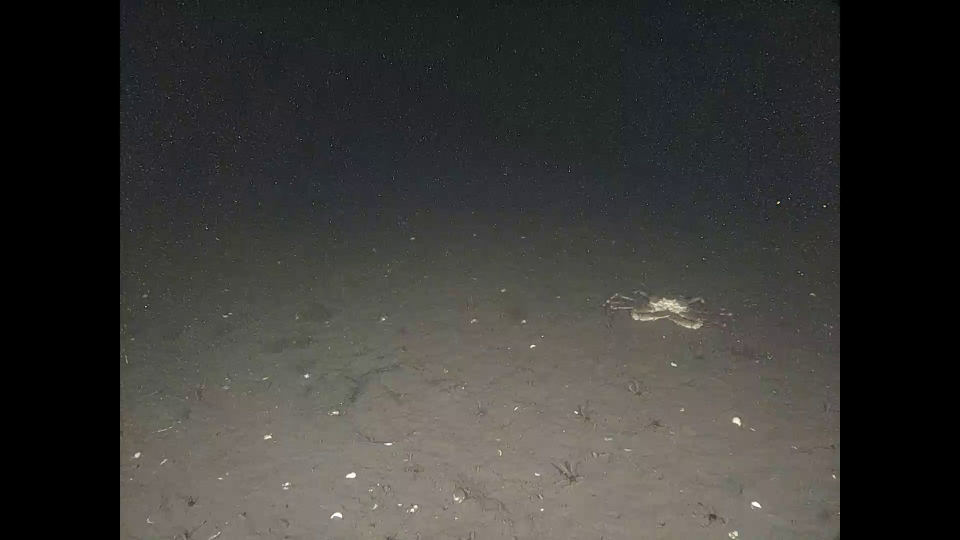
#> input picture test_image.jpg, 1920 x 1080 px (shown at 1/2 size)
$ python main.py test_image.jpg out.png
#> lines starting #> are read from the running program, lines starting #| are printed output that depends on the picture; after the words box and inside, x2 and y2 are one past the last pixel; in counts of white or black regions, pixels touching at a corner belong together
### perspective_grid.py
import math
import cv2
import numpy as np
from scipy.interpolate import splprep, splev  # For contour smoothing function
import random as rng
rng.seed(12345)

# - - - - - - - - - - - - - - - - - #
# Image loading and pre-processing  #
# - - - - - - - - - - - - - - - - - #

# Load image
def load_image(path_to_image):
#> called with path_to_image = 'test_image.jpg'
    img = cv2.imread(path_to_image)
#> img is the input picture: shape (1080, 1920, 3); mean B, G, R 53.8, 56.5, 57.3
    return img


# Remove black side bars from image
def remove_borders(img):
    gray = cv2.cvtColor(img, cv2.COLOR_BGR2GRAY)
    _, thresh = cv2.threshold(gray, 10, 255, cv2.THRESH_BINARY)
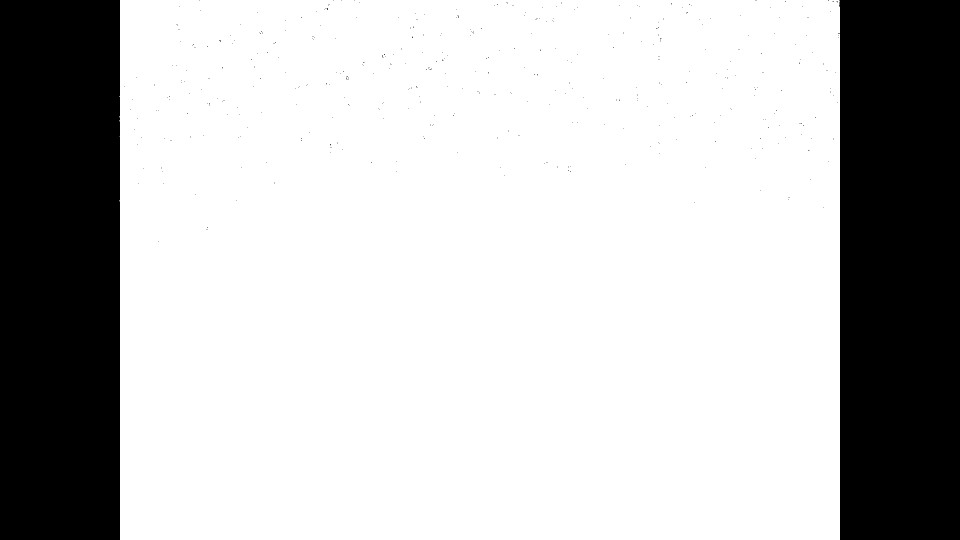
#> thresh: shape (1080, 1920) (shown at 1/2 size); 75% white; 415 black regions (413 under 20 px)

    contours, hierarchy = cv2.findContours(thresh, cv2.RETR_EXTERNAL, cv2.CHAIN_APPROX_SIMPLE)
#> contours = 1 contour; box (x1, y1, x2, y2) and area: (239, 0, 1680, 1080) 1552666
    cnt = contours[0]
#> cnt = contour of 50 points, box (x1, y1, x2, y2) (239, 0, 1680, 1080), area 1552666
    x, y, w, h = cv2.boundingRect(cnt)
#> x = 239; y = 0; w = 1441; h = 1080

    crop = img[y:y + h, x:x + w]
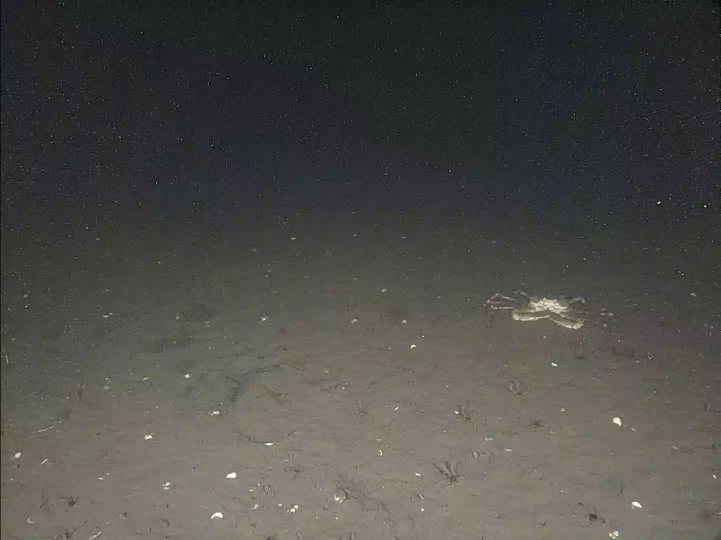
#> crop: shape (1080, 1441, 3) (shown at 1/2 size); mean B, G, R 71.6, 75.3, 76.3

    cv2.imwrite('test_image_cropped.png', crop)

    return crop


# - - - - - - - - - - - - - - - - - - - #
# Calculate & display perspective grid  #
# - - - - - - - - - - - - - - - - - - - #

# Find point P (the focal point in the image)
# This assumes that the camera is calibrated so that diagonal lines drawn from corner to corner intersect at P
# Following: https://stackoverflow.com/questions/20677795/how-do-i-compute-the-intersection-point-of-two-lines
def line_intersection(line1, line2):
    xdiff = (line1[0][0] - line1[1][0], line2[0][0] - line2[1][0])
    ydiff = (line1[0][1] - line1[1][1], line2[0][1] - line2[1][1])

    def det(a, b):
        return a[0] * b[1] - a[1] * b[0]

    div = det(xdiff, ydiff)
    if div == 0:
        raise Exception('lines do not intersect')

    d = (det(*line1), det(*line2))
    x = det(d, xdiff) / div
    y = det(d, ydiff) / div
    return x, y


# [16 lines of commented-out code are left out]
theta = 22.2
alpha = 47.4
beta = 60.4
# Distances
ON = 44.11
BA = 20  # This is the grid interval we want
# Distance from the base line to the principal point
bp = (ON * math.tan(90 - (alpha / 2) - theta)) - (ON * math.tan(90 - theta))

# Distance to the first horizontal line in the image, representing a distance of 20cm from baseline on the seafloor
ba = bp * (1 + (math.tan(theta - math.atan(ON / (BA + ON * (1 / math.tan(theta + alpha / 2)))))) / math.tan(alpha / 2))


def calc_h_line(img, theta_deg=22.2, alpha_deg=47.4, camera_height=44.11, grid_interval=20):
    # Convert degree angle to radians
    theta = theta_deg * (math.pi / 180)  # Angle of incidence with the seafloor (input as degrees)
    alpha = alpha_deg * (math.pi / 180)  # Vertical acceptance angle (input as degrees)
    delta = (90 - theta_deg - (alpha_deg / 2))
    delta_rad = delta * math.pi/180
    ON = camera_height  # This is the height of the camera (cm)
    BA = grid_interval  # This is the grid interval we want
    # Distance from the base line to the principal point
    #bp = ((ON * math.tan((90 * math.pi/180) - theta)) - (ON * math.tan((90 * math.pi/180) - (alpha / 2) - theta)))
    bp = ((ON * math.tan(delta_rad + (alpha / 2))) - (ON * math.tan(delta_rad)))
    # Distance to the first horizontal line in the image, representing a distance of 20cm from baseline on the seafloor
    ba = bp * (1 + (math.tan(theta - math.atan(ON / (BA + ON * (math.cos(theta + alpha / 2) / math.sin(theta + alpha / 2)))))) /
               math.tan(alpha / 2))

    # Find the principal point
    principal_point = line_intersection(line1=((0, 0), (int(img.shape[1]), int(img.shape[0]))),
                                        line2=((0, int(img.shape[0])), (int(img.shape[1]), 0)))

    # Calculate the distance from the horizontal line to the principal point as a ratio
    hline_dist = principal_point[1] * (ba / bp)

    # Return the points with respect to the image frame
    hline_points = [(0, int(img.shape[0] - hline_dist)), (int(img.shape[1]), int(img.shape[0]- hline_dist))]
    return hline_points


# Calculate vertical lines (horizontal scale)
def calc_v_line(img, ON=44.11, theta=22.2, alpha=47.4, beta=60.4, grid_side='left', grid_interval=10):
    theta = theta * (math.pi / 180)
    alpha = alpha * (math.pi / 180)
    beta = beta * (math.pi / 180)
    delta = (90 * math.pi/180) - (alpha / 2) - theta

    bp = ((ON * math.tan((90 * math.pi/180) - theta)) - (ON * math.tan((90 * math.pi/180) - (alpha / 2) - theta)))

    # Distance from camera to base line, orthogonal to base line
    OB = ON * math.tan(delta)# / (math.sin(theta + (alpha / 2)))

    # Width of bottom of field of view
    EF = 2 * OB * math.tan(beta / 2)
    ef = 2 * math.tan(beta / 2) * (ON / math.cos(delta))
    # Scaling factor for hb (horizontal scale at the base line
    Shb = (ef * math.sin(theta + alpha / 2)) / (2 * ON * math.tan(beta / 2))

    OP = ON * ON * math.tan(delta + (alpha / 2))#/ math.sin(theta)

    GH = 2 * OP * math.tan(beta / 2)
    # Scaling factor for hp (horizontal scale at the principal point)
    Shp = (ef * math.sin(theta)) / (2 * ON * math.tan(beta/2))

    # Find the principal point
    principal_point = line_intersection(line1=((0, 0), (int(img.shape[1]), int(img.shape[0]))),
                                        line2=((0, int(img.shape[0])), (int(img.shape[1]), 0)))
    # Distance from left edge of frame to center (principal point along the base line)
    eb = ef / 2
    # Distance from the center to the grid interval
    bk = grid_interval * Shb

    pj = grid_interval * Shp
    distance_to_vanishing = bk * (bp / (bk - pj))

    # Calculate the distance along the baseline point to line bu (line perpendicular to the center baseline) as a ratio
    vline_base_point_left = principal_point[0] - principal_point[0] * ((bk / eb) * Shb)
    vline_base_point_right = principal_point[0] + principal_point[0] * ((bk / eb) * Shb)

    # Calculate the distance from the grid point to the vertical line through the principal point as a ratio
    vline_p_point_left = principal_point[0] - principal_point[0] * ((pj / eb) * Shp)
    vline_p_point_right = principal_point[0] + principal_point[0] * ((pj / eb) * Shp)

    # Get the points with respect to the image frame
    vlines_left = (vline_base_point_left, img.shape[0]), (vline_p_point_left, distance_to_vanishing)
    vlines_right = (vline_base_point_right, img.shape[0]), (vline_p_point_right, distance_to_vanishing)

    # Return each left and right side
    if grid_side == 'left':
        return vlines_left
    elif grid_side == 'right':
        return vlines_right


def calc_area(theta=22.2, alpha=47.4, beta=60.4, camera_height=44.11):
    # Convert degree angle to radians
    theta_rad = theta * (math.pi / 180)  # Angle of incidence with the seafloor (input as degrees)
    alpha_rad = alpha * (math.pi / 180)  # Vertical acceptance angle (input as degrees)
    beta_rad = beta * (math.pi / 180)  # Horizontal acceptance angle (input as degrees)

    # Calculate delta
    delta = 90 - theta - (alpha / 2)
    delta_rad = delta * math.pi/180

    ON = camera_height  # This is the height of the camera (cm)
    # Distance from camera to base line, orthogonal to base line
    # OB = ON / (math.sin(theta + (alpha / 2)))
    # Distance from the base line to the principal point
    bp = ((ON * math.tan(delta_rad + alpha_rad/2)) - (ON * math.tan(delta_rad)))
    # Distance from the base line to the top of the fov
    ba = 80

    na = ba + (ON * math.tan(delta_rad))

    # Calculate
    th2 = math.atan(na / ON)
    # 5.3 Calculate the height of the trapezoid
    gh = ON * math.tan(th2) - ON * math.tan(delta_rad)

    # - Calculate width of bottom of FOV ----
    ef = 2 * math.tan(beta_rad / 2) * (ON / math.cos(delta_rad))

    # - Calculate width of top of FOV ----
    jk = 2 * math.tan(beta_rad / 2) * (ON / math.cos(th2))

    # - Calculate the area of the trapezoid ----
    jkef = (jk + ef) / 2 * gh / 10000

    return delta_rad, ON, bp, ba, na, th2, gh, ef, jk, jkef

# [35 lines left out: function draw_guides, not called in this run]


def draw_grid(img, color=(255, 255, 255), grid_interval=10):
    # Find the principal point (where the two diagonals intersect)
    principal_point = line_intersection(line1=((0, 0), (int(img.shape[1]), int(img.shape[0]))),
                                        line2=((0, int(img.shape[0])), (int(img.shape[1]), 0)))
    # Line bu
    # Point 'b' and 'u' are the bottom and top edges of the image, respectively
    cv2.line(img,
             pt1=(int(principal_point[0]), 0),
             pt2=(int(principal_point[0]), int(img.shape[0])),
             color=color, thickness=1, lineType=cv2.LINE_AA)
    # Distances between reciprocal edges and p are equal (gp = ph; bp = pu)
    # Horizontal lines
    h_intervals = np.arange(grid_interval, 160, grid_interval, dtype=object).tolist()
    hlines = np.array([calc_h_line(img, theta_deg=22.2, alpha_deg=47.4, camera_height=44.11, grid_interval=x)
                       for x in h_intervals])
    # Draw the lines
    cv2.polylines(img, hlines, isClosed=True, color=color, thickness=1, lineType=cv2.LINE_AA)

    # Vertical lines
    v_intervals = np.arange(grid_interval, 100, grid_interval, dtype=object).tolist()
    vlines_left = np.array([calc_v_line(img, ON=44.11, theta=22.2, alpha=47.4, beta=60.7, grid_side='left',
                                        grid_interval=x)
                            for x in v_intervals])

    vlines_right = np.array([calc_v_line(img, ON=44.11, theta=22.2, alpha=47.4, beta=60.7, grid_side='right',
                                         grid_interval=x)
                             for x in v_intervals])

    # Draw the vertical lines
    cv2.polylines(img, np.int32(vlines_left), isClosed=True, color=color, thickness=1, lineType=cv2.LINE_AA)
    cv2.polylines(img, np.int32(vlines_right), isClosed=True, color=color, thickness=1, lineType=cv2.LINE_AA)

    return img


# Draw the perspective grid ontop of the image
def overlay_grid(img, guide_color=(0, 255, 0), grid_color=(255, 255, 255), grid_interval=10, show_guides=True, show_grid=True):
    if show_guides & show_grid:
        draw_grid(img=img, color=grid_color, grid_interval=grid_interval)
        draw_guides(img=img, guide_color=guide_color)
    elif show_grid:
        draw_grid(img=img, color=grid_color, grid_interval=grid_interval)
#> in draw_grid, `cv2.polylines(img, np.int32(vlines_right), isClosed=True, color=color,..`:
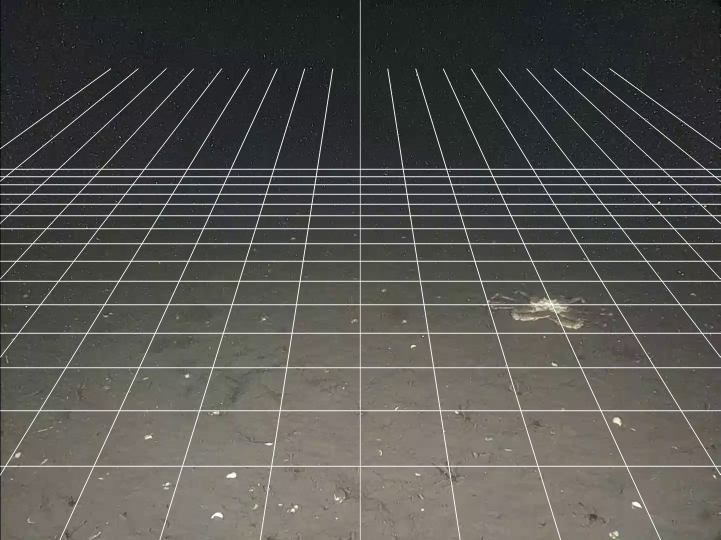
#> img: shape (1080, 1441, 3) (shown at 1/2 size); mean B, G, R 78.8, 82.4, 83.4
    elif show_guides:
        draw_guides(img=img, guide_color=guide_color)

    # Show the image
    cv2.imshow('grid', img)
    cv2.waitKey(0)
    return img


# Function to smooth contours
# From: https://agniva.me/scipy/2016/10/25/contour-smoothing.html
# [62 lines left out: functions smooth_contours, draw_light_curve, not called in this run]

def save_image(filepath, img):
    cv2.imwrite(filepath, img)

### main.py
# This is a script to calculate a Canadian (perspective) grid for seafloor images.
# Following Wakefield & Genin 1987 (https://doi.org/10.1016/0198-0149(87)90148-8)

# Press ⌃R to execute

# Import module containing functions to create the grid
import perspective_grid
import numpy as np

import argparse
# Build the argument parser
parser = argparse.ArgumentParser()
# Argument for the path to the image
parser.add_argument("image_path", type=str,
                    help="path to the image for which a perspective grid is desired")
# Path to output image
parser.add_argument("output_image", type=str,
                    help="path to the location where the image with grid overlay should be saved")
# Set threshold level?
parser.add_argument('-th', '--threshold', type=int, default=100,
                    help='threshold level')
# Include guides?
parser.add_argument("-gu", "--guides", action='store_true', default=False,
                    help="show guides on image",)
# Include perspective grid?
parser.add_argument("-gr", "--grid", action='store_true', default=True,
                    help="show perspective grid on image")
# Make output verbose?
parser.add_argument("-v", "--verbosity", type=int, choices=[0, 1, 2],
                    help="increase output verbosity")
# Parse the arguments
args = parser.parse_args()


# Press the green button in the gutter to run the script.
if __name__ == '__main__':
    img = perspective_grid.load_image(args.image_path)  # Formerly 'test_image.jpg'
    cropped = perspective_grid.remove_borders(img)
    #cropped_with_curve = perspective_grid.draw_light_curve(cropped, th=args.threshold)
    img_with_grid = perspective_grid.overlay_grid(img=cropped, grid_interval=10, show_guides=args.guides, show_grid=args.grid)
    perspective_grid.save_image(args.output_image, img_with_grid)
    print('FOV area =', np.round(perspective_grid.calc_area()[9], 3), 'm^2')
